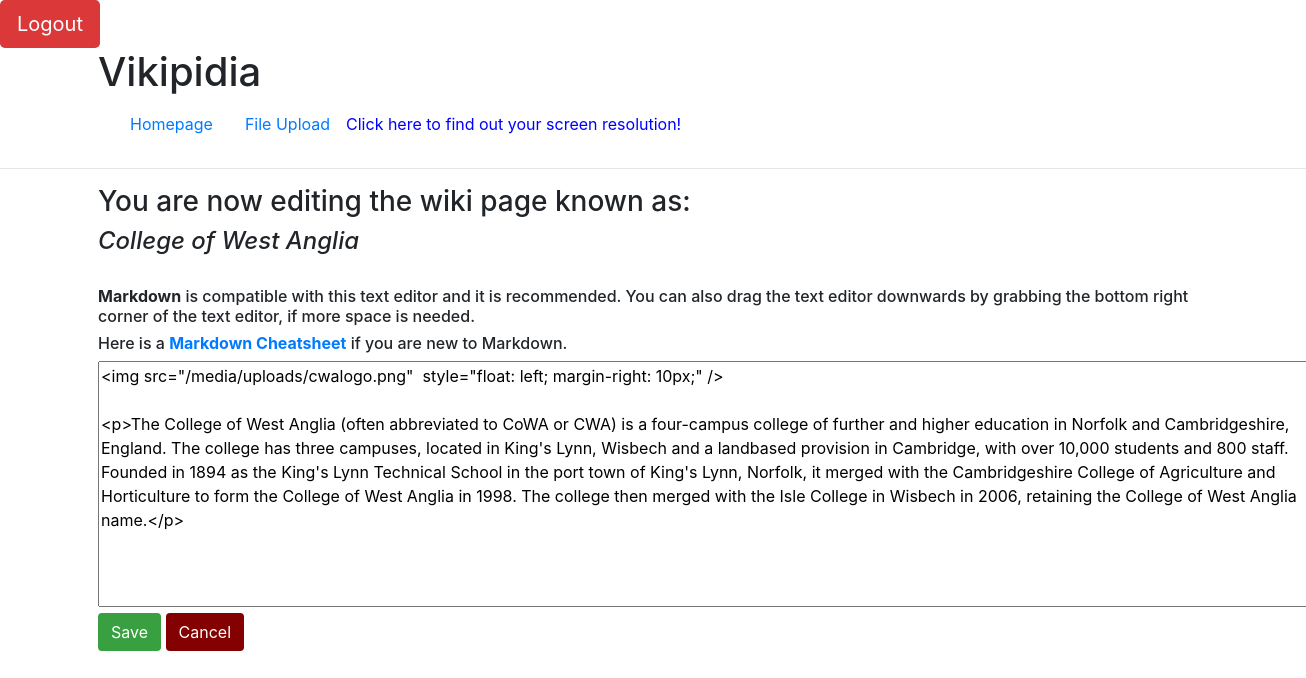
/wiki/College of West Anglia/edit (signed in), run on an earlier commit of the app's database.
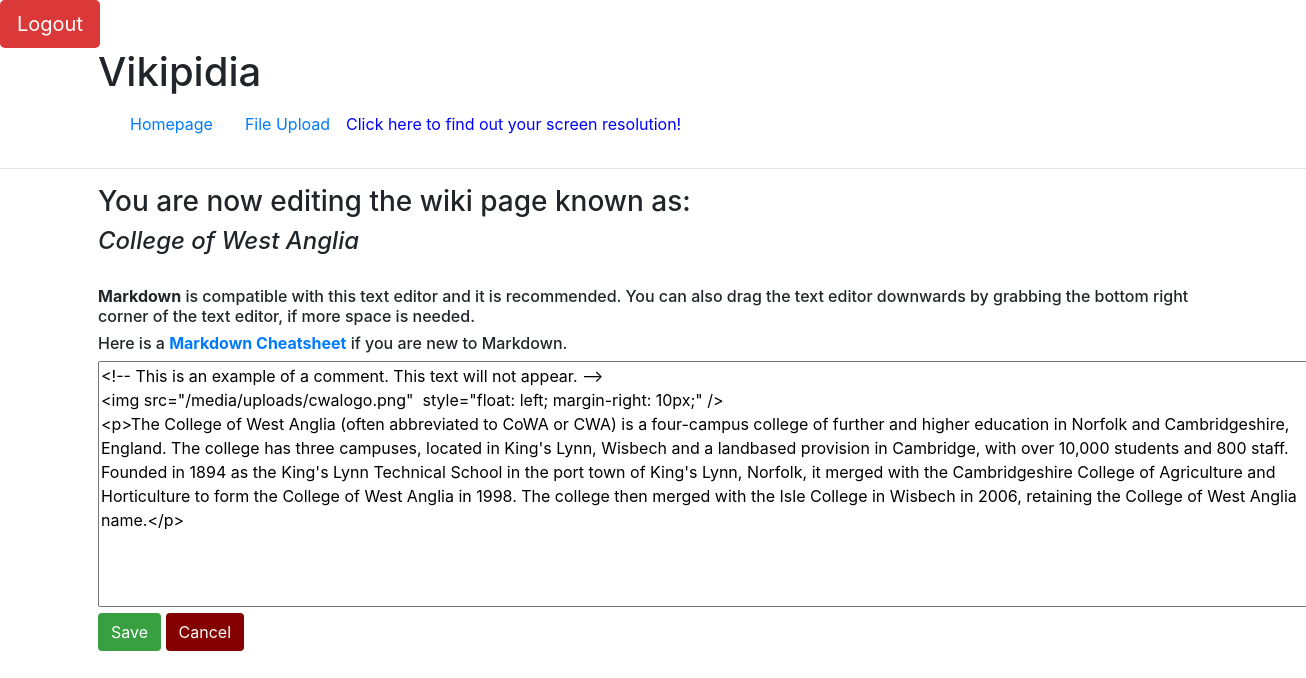
And on a later commit of the database.
### wiki/models.py (models this page shows, shortened)
class Page(models.Model):
    title = models.CharField(max_length=64, primary_key=True)
    content = models.TextField()
    counter = models.IntegerField(default = 1)

### wiki/views.py (the view)
# urls.py: path('<str:pk>/edit', views.edit_page, name='edit_page'),
@login_required(login_url='wiki:login')
def edit_page(request, pk):
    try:
        page = Page.objects.get(pk=pk)
        content = page.content
    except Page.DoesNotExist:
        content=''
    return render(request, 'wiki/edit_page.html',{ 'page_name':pk, 'content':content},)

### wiki/templates/wiki/edit_page.html (shortened to what this page needs)
{% extends 'wiki/base.html' %}
{% load staticfiles %}
{% block content %}
<div class="container">
{% block contentTitle %}<h3>You are now editing the wiki page known as:</h3> <h4><i>{{page_name}}</i></h4>{% endblock %}
<br />
<h6><strong>Markdown</strong> is compatible with this text editor and it is recommended. You can also drag the text editor downwards by grabbing the bottom right corner of the text editor, if more space is needed.</h6>
<h6>Here is a <strong><a href="https://github.com/adam-p/markdown-here/wiki/Markdown-Cheatsheet">Markdown Cheatsheet</a></strong> if you are new to Markdown.</h6>
<form method="post" action="{% url 'wiki:save_page' page_name %}">
    <textarea id="id_content" name="content" rows="10" cols="120">{{content}}</textarea>
    <input class="btn" id="savebutton" name="Save" type="submit" value="Save">
    <input class="btn" id="cancelbutton" name="Cancel" type="submit" value="Cancel">
</form>
</div>
{% endblock %}

What changed in the data, as far as the page shows it:
changed Page "College of West Anglia": content "<img src=\"/media/uploads/cwalogo.png\" style=\"float: left;…" → "<!-- This is an example of a comment. This text will not appear. --> <img src=\"/media/uploads/cwalogo.png\" style=\"float: left;…"
